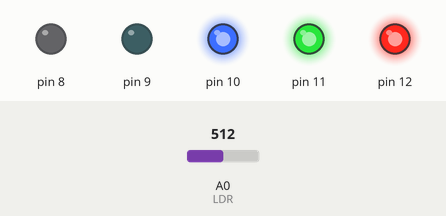
Recording of a sketch running on a simulated Arduino Uno, built with avr-gcc and run on an emulated ATmega328P. Parts: output pins drawn as LEDs (lit = HIGH). The inputs (shaded band) are chosen by the test bench; at power-on: A0 (LDR) = 512.

Above: at 1.2 s.
1.3 s: A0 (LDR) set to 411
2.8 s: A0 (LDR) set to 390
At 4.0 s:
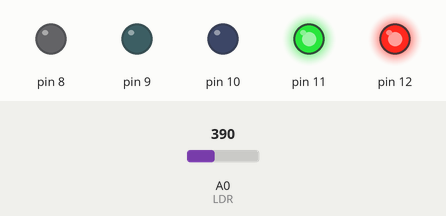
4.3 s: A0 (LDR) set to 261
5.8 s: A0 (LDR) set to 238
At 6.7 s:
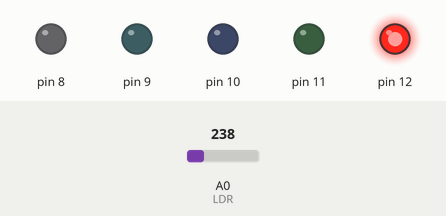
7.3 s: A0 (LDR) set to 710
At 7.9 s:
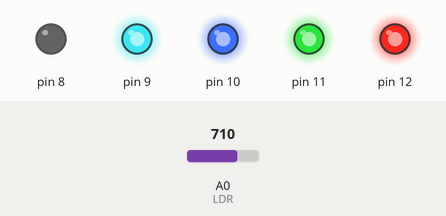
8.8 s: A0 (LDR) set to 682
At 9.1 s:
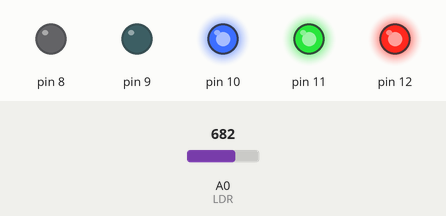
Timing chart, 0 to 11.3 s (numbered marks = the images above; inputs shaded):
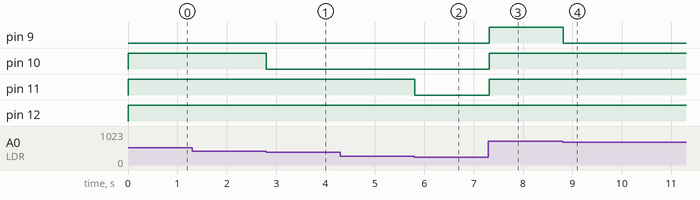

Measured:
- the behaviour switches between 401 and 400 on A0 (LDR) (found by bisection; images 0 and 1)
- the behaviour switches between 251 and 250 on A0 (LDR) (found by bisection; images 1 and 2)
- the behaviour switches between 701 and 700 on A0 (LDR) (found by bisection; images 3 and 4)
- after the input at 2.8 s, pin 10: HIGH → LOW at once
- after the input at 5.8 s, pin 11: HIGH → LOW at once
- after the input at 7.3 s, pin 9–11: LOW → HIGH at once
- after the input at 8.8 s, pin 9: HIGH → LOW at once

The sketch:

sketch.ino
```cpp
int valorLDR = 0;
byte i;

void setup() {
  // LEDs conectados a los pines 8, 9, 10, 11 y 12
  for (i = 8; i <= 12; i++) {
    pinMode(i, OUTPUT);
  }

}

void loop() {
  valorLDR = analogRead(A0); // Leer el valor de la LDR en el pin A0

  // Apagar todos los LEDs al inicio
  for (i = 8; i <= 12; i++) {
    digitalWrite(i, LOW);
  }

// Apagamos todos los LEDs primero

if (valorLDR > 900) {  // Oscuridad alta, todos LEDs ON
  digitalWrite(8, HIGH);
  digitalWrite(9, HIGH);
  digitalWrite(10, HIGH);
  digitalWrite(11, HIGH);
  digitalWrite(12, HIGH);
}
else if (valorLDR > 700) {  // Oscuridad media-alta, 4 LEDs
  digitalWrite(9, HIGH);
  digitalWrite(10, HIGH);
  digitalWrite(11, HIGH);
  digitalWrite(12, HIGH);
}
else if (valorLDR > 400) {  // Oscuridad media, 3 LEDs
  digitalWrite(10, HIGH);
  digitalWrite(11, HIGH);
  digitalWrite(12, HIGH);
}
else if (valorLDR > 250) {  // Oscuridad baja, 2 LEDs
  digitalWrite(11, HIGH);
  digitalWrite(12, HIGH);
}
else if (valorLDR > 100) {  // Luz, solo 1 LED
  digitalWrite(12, HIGH);
}
else {
  digitalWrite(12, HIGH);

}


  delay(100); // retardo para estabilidad del circuito
}
```
